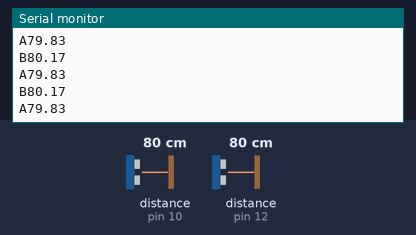
This sketch was run on a simulated Arduino Uno, built with avr-gcc and run on an emulated ATmega328P. Parts: the last lines printed to the serial monitor. Wiring (inferred from the names in the program): 2 × ultrasonic range finder: trigger pin 9, echo pin 10 / trigger pin 11, echo pin 12. The inputs (shaded band) are chosen by the test bench; at power-on: distance to the obstacle (sensors on pin 10, pin 12) 80 cm. The echo pulse lasts 58.3 µs per cm.

Above: at 1.2 s.
1.3 s: distance to the obstacle (sensor on pin 10) set to 2 cm
At 2.0 s:
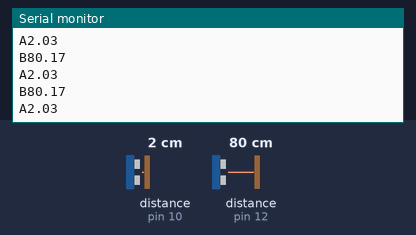
2.8 s: distance to the obstacle (sensor on pin 12) set to 2 cm
At 3.4 s:
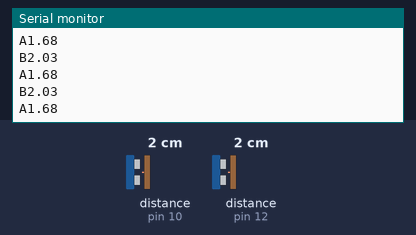
4.3 s: distance to the obstacle (sensor on pin 10) set to 4 cm
At 4.9 s:
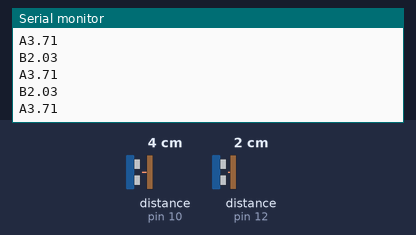
5.8 s: distance to the obstacle (sensor on pin 12) set to 4 cm
At 6.4 s:
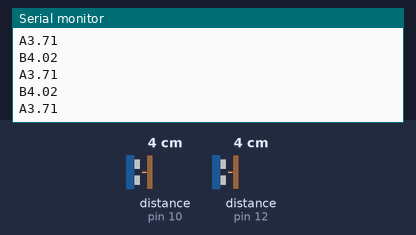
Timing chart, 0 to 8.3 s (numbered marks = the images above; inputs shaded):
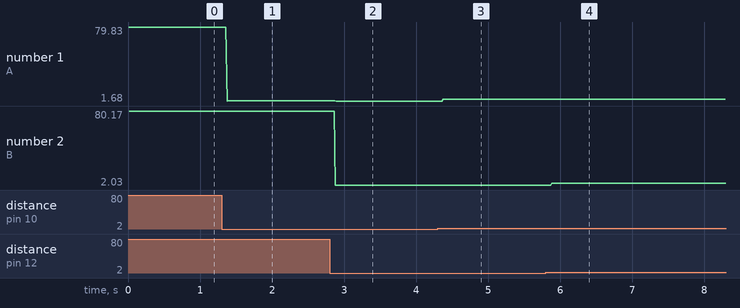

The sketch:

dataCollector.ino
```cpp
const int pinEnterTrig = 9;
const int pinEnterEcho = 10;
const int pinExitTrig = 11;
const int pinExitEcho = 12;

void setup() {
  // put your setup code here, to run once:
  Serial.begin(9600);
  pinMode(pinEnterTrig, OUTPUT);
  pinMode(pinEnterEcho, INPUT);
  pinMode(pinExitTrig, OUTPUT);
  pinMode(pinExitEcho, INPUT);
}

void loop() {
  // put your main code here, to run repeatedly:
  digitalWrite(pinEnterTrig, LOW);
  digitalWrite(pinExitTrig, LOW);
  delayMicroseconds(2);

  digitalWrite(pinEnterTrig, HIGH);
  delayMicroseconds(10);
  digitalWrite(pinEnterTrig, LOW);
  float en = (pulseIn(pinEnterEcho, HIGH)/2)/29.1;


  digitalWrite(pinExitTrig, HIGH);
  delayMicroseconds(10);
  digitalWrite(pinExitTrig, LOW);
  float ex = (pulseIn(pinExitEcho, HIGH)/2)/29.1;


  Serial.print("A");
  Serial.println(en);
  Serial.print("B");
  Serial.println(ex);
}
```

Measured:
- after the input at 1.3 s, the serial monitor: prints a new line after 0.07 s (image 1)
- after the input at 2.8 s, the serial monitor: prints a new line after 0.08 s (image 2)
- after the input at 4.3 s, the serial monitor: prints a new line after 0.07 s (image 3)
- after the input at 5.8 s, the serial monitor: prints a new line after 0.08 s (image 4)
- plotted number 1: 79.83 → 2.03 after the input at 1.3 s, 1.68 → 3.71 after the input at 4.3 s
- plotted number 2: 2.03 → 4 after the input at 5.8 s
